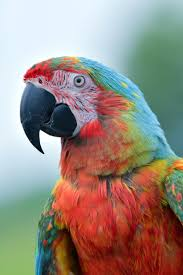
#> input picture Computer-Vision/Photos/Bird.jpg, 183 x 275 px
$ python Gradients.py
#> lines starting #> are read from the running program, lines starting #| are printed output that depends on the picture; after the words box and inside, x2 and y2 are one past the last pixel; in counts of white or black regions, pixels touching at a corner belong together
import cv2 as cv
import numpy as np

img = cv.imread('Photos/Bird.jpg')
#> img is the input picture: shape (275, 183, 3); mean B, G, R 128.5, 137.8, 151.2
gray = cv.cvtColor(img, cv.COLOR_BGR2GRAY)
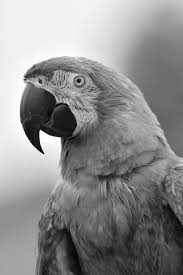
#> gray: shape (275, 183); min 2, max 255, mean 140.8

# Laplacian
lap = cv.Laplacian(gray, cv.CV_64F)
lap = np.uint8(np.absolute(lap))
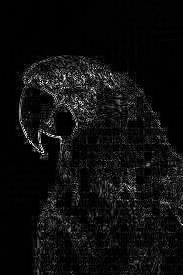
#> lap: shape (275, 183); min 0, max 255, mean 14.4
cv.imshow('Laplacian', lap)

# Sobel
sobelx = cv.Sobel(gray, cv.CV_64F, 1, 0)
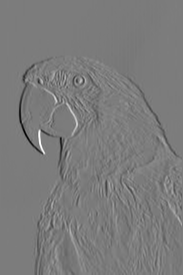
#> sobelx: shape (275, 183) float64; min -913, max 961, mean -4.4; drawn with min black and max white
sobely = cv.Sobel(gray, cv.CV_64F, 0, 1)
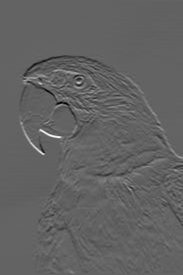
#> sobely: shape (275, 183) float64; min -615, max 958, mean -4.4; drawn with min black and max white

cv.imshow('SobelX', sobelx)
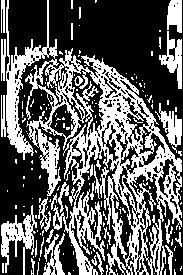
#> window 'SobelX': shape (275, 183); 38.1% white; 169 white regions (138 under 20 px), largest, box (x1, y1, x2, y2) and area: (6, 0, 182, 275) 14231, (1, 205, 37, 275) 919, (159, 31, 182, 89) 560
cv.imshow('SobelY', sobely)

combined_sobel = cv.bitwise_or(sobelx, sobely)
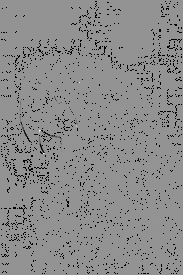
#> combined_sobel: shape (275, 183) float64; 5.11% of the values are NaN or infinite; the others: min -130944, max 95104, mean -298.1; drawn with min black, max white, NaN and infinite black
cv.imshow('Combined', combined_sobel)

canny = cv.Canny(img, 150, 175)
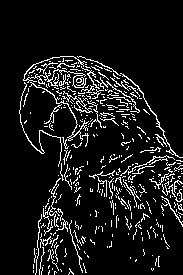
#> canny: shape (275, 183); 9.3% white in thin lines or dots, all inside (x1, y1, x2, y2) = (19, 56, 183, 275)
cv.imshow('Canny', canny)

cv.waitKey(0)

$ run again, with Computer-Vision/Photos/Face.jpg copied over Computer-Vision/Photos/Bird.jpg
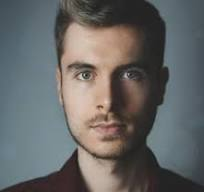
#> input picture Computer-Vision/Photos/Face.jpg, 204 x 192 px
#> img is the input picture: shape (192, 204, 3); mean B, G, R 101.3, 102.1, 101.8
#> `cv.imshow('SobelX', sobelx)`:
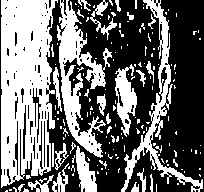
#> window 'SobelX': shape (192, 204); 42.8% white; 164 white regions (135 under 20 px), largest, box (x1, y1, x2, y2) and area: (1, 0, 58, 188) 7773, (57, 0, 112, 158) 2975, (121, 0, 203, 192) 2200
#> `canny = cv.Canny(img, 150, 175)`:
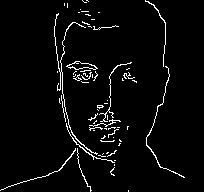
#> canny: shape (192, 204); 3.7% white in thin lines or dots

$ run again, with Computer-Vision/Photos/Group.jpg copied over Computer-Vision/Photos/Bird.jpg
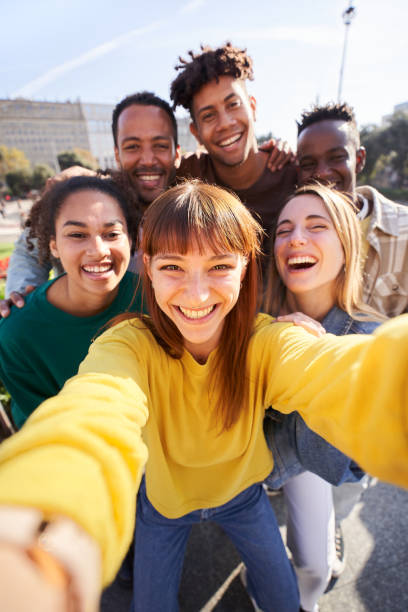
#> input picture Computer-Vision/Photos/Group.jpg, 408 x 612 px
#> img is the input picture: shape (612, 408, 3); mean B, G, R 121.7, 148.1, 169.6
#> `cv.imshow('SobelX', sobelx)`:
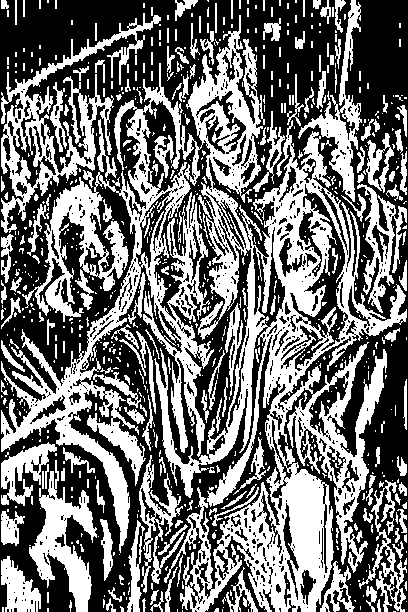
#> window 'SobelX': shape (612, 408); 44.3% white; 783 white regions (579 under 20 px), largest, box (x1, y1, x2, y2) and area: (1, 15, 407, 612) 67321, (1, 13, 161, 233) 6928, (29, 460, 97, 612) 3837
#> `canny = cv.Canny(img, 150, 175)`:
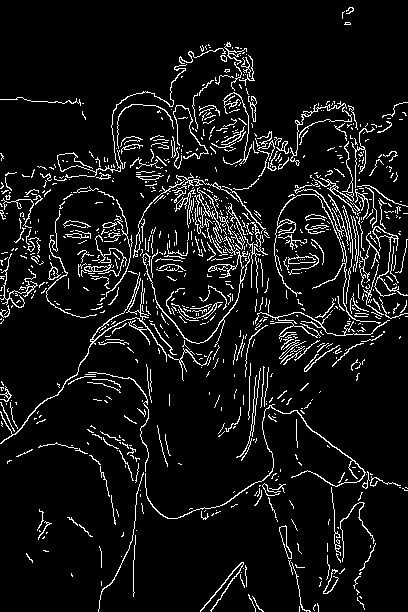
#> canny: shape (612, 408); 7.8% white in thin lines or dots
